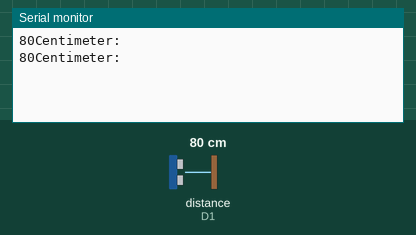
Bench run of a sketch on a simulated ESP8266 (NodeMCU). Shown: the last lines printed to the serial monitor. Wiring (inferred from the names in the program): ultrasonic range finder: trigger D0; echo D1. Inputs (shaded band) come from the test bench; at power-on: distance to the obstacle (sensor on D1) 80 cm. The echo pulse lasts 58.3 µs per cm.

Above: at 1.8 s.
1.9 s: distance to the obstacle (sensor on D1) set to 2 cm
At 2.8 s:
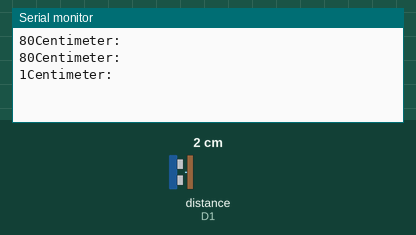
3.4 s: distance to the obstacle (sensor on D1) set to 4 cm
At 4.7 s:
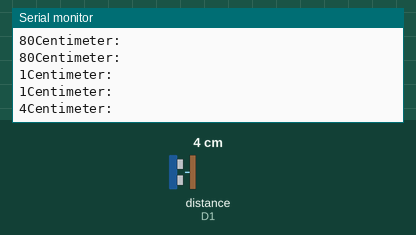
Timing chart, 0 to 6.4 s (numbered marks = the images above; inputs shaded):
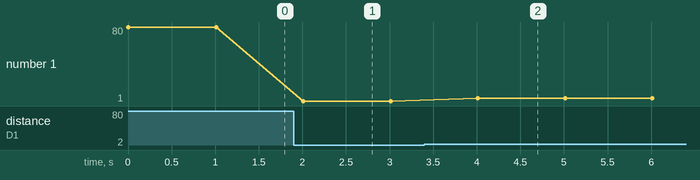

Measured:
- after the input at 1.9 s, the serial monitor: prints a new line after 0.11 s (image 1)
- after the input at 3.4 s, the serial monitor: prints a new line after 0.61 s (image 2)
- plotted number 1: 80 → 1 after the input at 1.9 s, 1 → 4 after the input at 3.4 s

The sketch:

ultrasonic.ino
```cpp
#define TRIGGER D0
#define ECHO    D1

//#define led    D4

void setup() {

  Serial.begin (9600);
  pinMode(TRIGGER, OUTPUT);
  pinMode(ECHO, INPUT);
 // pinMode(led, OUTPUT);
}

void loop() {

  long duration, distance;
  digitalWrite(TRIGGER, LOW);
  delayMicroseconds(2);

  digitalWrite(TRIGGER, HIGH);
  delayMicroseconds(10);

  digitalWrite(TRIGGER, LOW);
  duration = pulseIn(ECHO, HIGH);
  distance = (duration/2) / 29.1;

  Serial.print(distance);
  Serial.println("Centimeter:");
  delay(1000);
}
```
